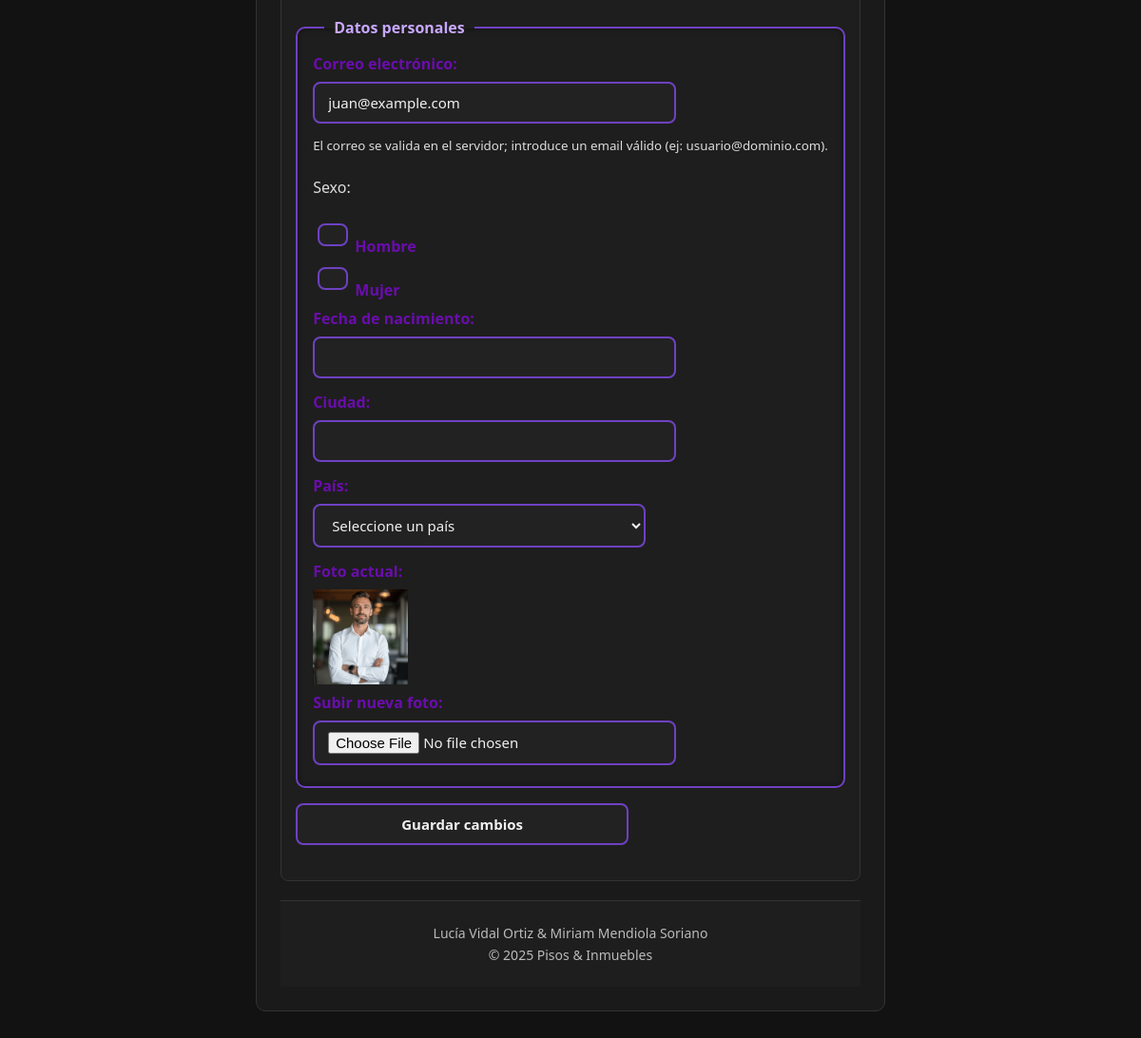
/mis_datos.php (signed in, lower part), run on an earlier commit of the app's database.
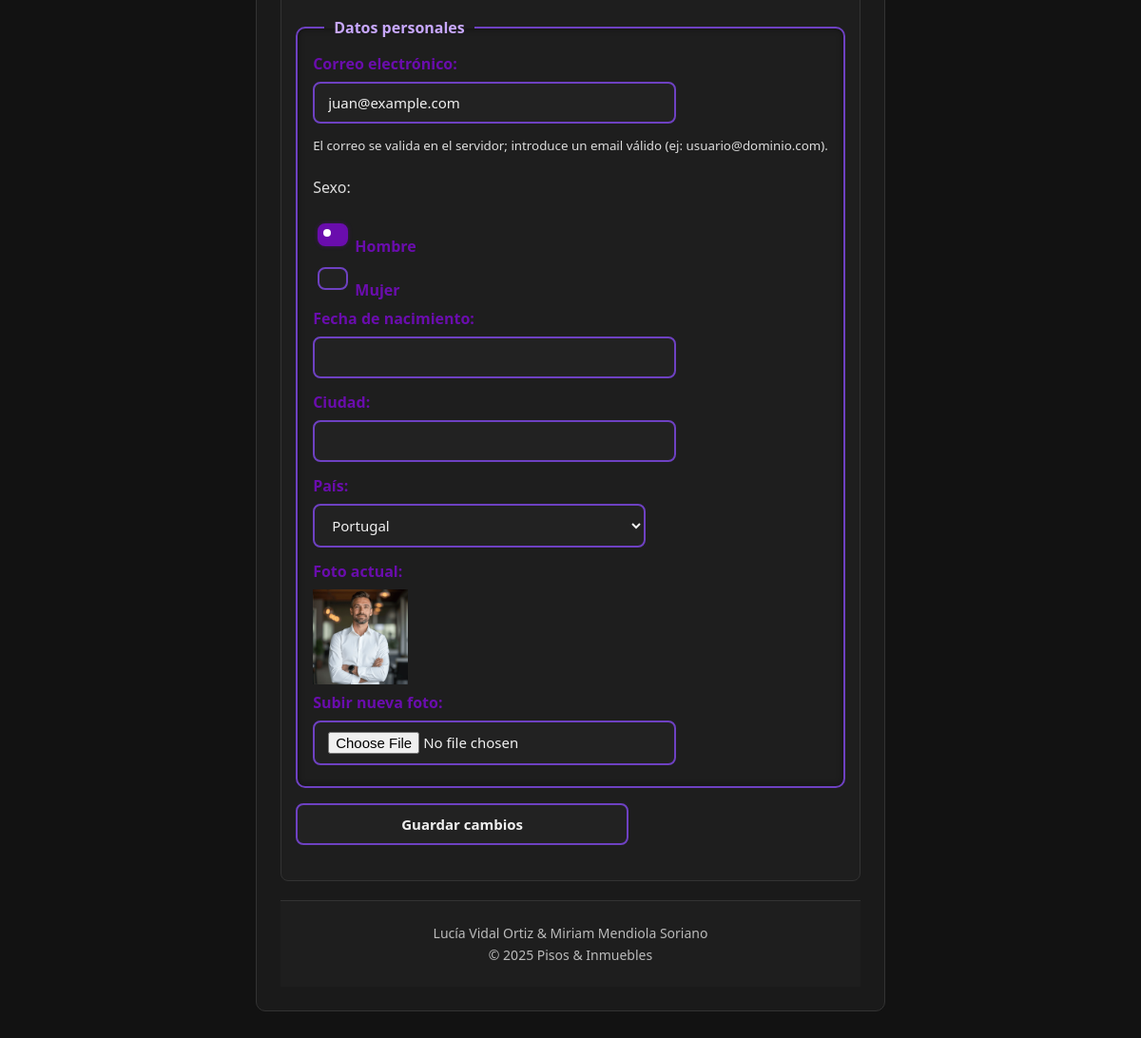
And on a later commit of the database.
### tables this page shows
CREATE TABLE `usuarios` (
  `IdUsuario` int(10) UNSIGNED NOT NULL,
  `NomUsuario` varchar(15) NOT NULL,
  `Clave` varchar(255) NOT NULL,
  `Email` varchar(254) NOT NULL,
  `Sexo` tinyint(3) UNSIGNED DEFAULT NULL,
  `FNacimiento` date DEFAULT NULL,
  `Ciudad` varchar(100) DEFAULT NULL,
  `Pais` int(10) UNSIGNED DEFAULT NULL,
  `Foto` varchar(255) DEFAULT NULL,
  `FRegistro` datetime NOT NULL DEFAULT current_timestamp(),
  `Estilo` int(10) UNSIGNED DEFAULT NULL
);

CREATE TABLE `paises` (
  `IdPais` int(10) UNSIGNED NOT NULL,
  `NomPais` varchar(100) NOT NULL
);

### mis_datos.php (the view, shortened to what this page needs)
<?php
require_once("cabecera.inc");
require_once("inicio.inc");
$mysqli = obtenerConexion();
$id = $_SESSION['idusuario'];
$sql = "SELECT IdUsuario, NomUsuario, Email, Sexo, FNacimiento, Ciudad, Pais, Foto, Estilo
        FROM usuarios
        WHERE IdUsuario = ?";
$stmt = $mysqli->prepare($sql);
$stmt->bind_param("i", $id);
$stmt->execute();
$resultado = $stmt->get_result();
$usuario = $resultado->fetch_assoc();
$paises = [];
$sql = "SELECT IdPais, NomPais FROM Paises ORDER BY NomPais";
$res = $mysqli->query($sql);
while ($fila = $res->fetch_assoc()) {
    $paises[] = $fila;
}
?>
<section>
  <article>
    <form class="form-registro" method="post" action="respuesta_mis_datos.php" enctype="multipart/form-data">
      <fieldset>
        <legend>Datos personales</legend>
         <label>Correo electrónico:</label>
         <input type="text" name="email"
           value="<?php echo htmlspecialchars($usuario['Email']); ?>" autocomplete="email" />
         <small>El correo se valida en el servidor; introduce un email válido (ej: usuario@dominio.com).</small>
        <p>Sexo:</p>
        <label><input type="radio" name="sexo" value="1"
               <?php echo ($usuario['Sexo'] == 1) ? 'checked' : ''; ?>> Hombre</label>
        <label><input type="radio" name="sexo" value="2"
               <?php echo ($usuario['Sexo'] == 2) ? 'checked' : ''; ?>> Mujer</label>
        <label>Fecha de nacimiento:</label>
        <input type="text" name="fecha"
               value="<?php echo htmlspecialchars($usuario['FNacimiento']); ?>" />
        <label>Ciudad:</label>
        <input type="text" name="ciudad"
               value="<?php echo htmlspecialchars($usuario['Ciudad']); ?>" />
        <label>País:</label>
        <select name="pais">
          <option value="">Seleccione un país</option>
          <?php foreach ($paises as $pais): ?>
            <option value="<?php echo $pais['IdPais']; ?>"
              <?php echo ($usuario['Pais'] == $pais['IdPais']) ? 'selected' : ''; ?>>
              <?php echo htmlspecialchars($pais['NomPais']); ?>
            </option>
          <?php endforeach; ?>
        </select>
        <label>Foto actual:</label>
        <img src="<?php echo htmlspecialchars($usuario['Foto']); ?>" width="100">
        <label>Subir nueva foto:</label>
        <input type="file" name="foto">
      </fieldset>
      <p>
        <input type="submit" class="button" value="Guardar cambios">
      </p>
    </form>
  </article>
</section>
<?php require_once("footer.inc"); ?>

What changed in the data, as far as the page shows it:
changed usuarios "juan@example.com": Sexo "☐ Hombre" → "☑ Hombre"; pais (not shown) → "Portugal"
Also different on the page:
form field pais: "Seleccione un país" → (not shown)
